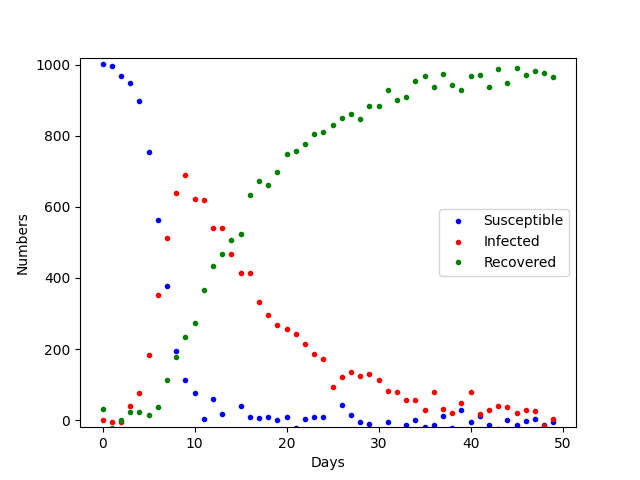

Recreate this plot in Python.
import torch
import torch.nn as nn
from torchdiffeq import odeint
import numpy as np
import matplotlib.pyplot as plt


class SIR(nn.Module):

    def __init__(self, alpha, beta):
        super().__init__()
        self.alpha = alpha
        self.beta = beta

    def forward(self, t, y):
        s, i, r = torch.unbind(y)

        ds_dt = -self.beta * s * i
        di_dt = self.beta * s * i - self.alpha * i
        dr_dt = self.alpha * i
        return torch.stack([ds_dt, di_dt, dr_dt])

alpha = 0.1
beta = 0.001

t = torch.arange(0.0, 50., 0.1)
true_y0 = torch.Tensor([997., 3., 0])


with torch.no_grad():
    true_y = odeint(SIR(alpha, beta), true_y0, t)
    true_y = true_y + torch.randn_like(true_y) * 20

susceptible = true_y[:, 0]
infected = true_y[:, 1]
recovered = true_y[:, 2]

data = np.array(list(zip(t, susceptible, infected, recovered)))

np.savetxt('SIR_data.txt', data)

fig = plt.figure()
plt.ylim(-20, 1020)
plt.plot(susceptible[0:-1:10], 'bo', markersize=3, label='Susceptible')
plt.plot(infected[0:-1:10], 'ro', markersize=3, label='Infected')
plt.plot(recovered[0:-1:10], 'go', markersize=3, label='Recovered')
plt.xlabel("Days")
plt.ylabel("Numbers")
plt.legend()
plt.savefig("SIR_data.png")
plt.show()